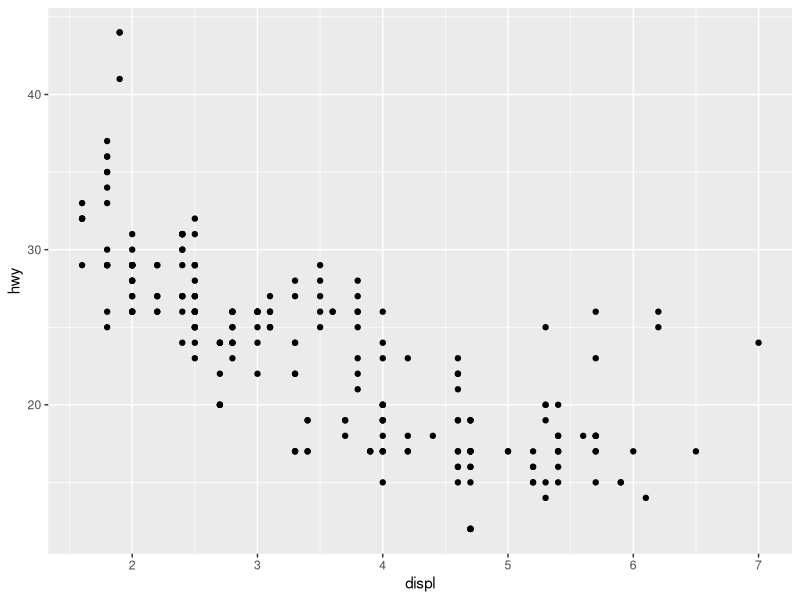
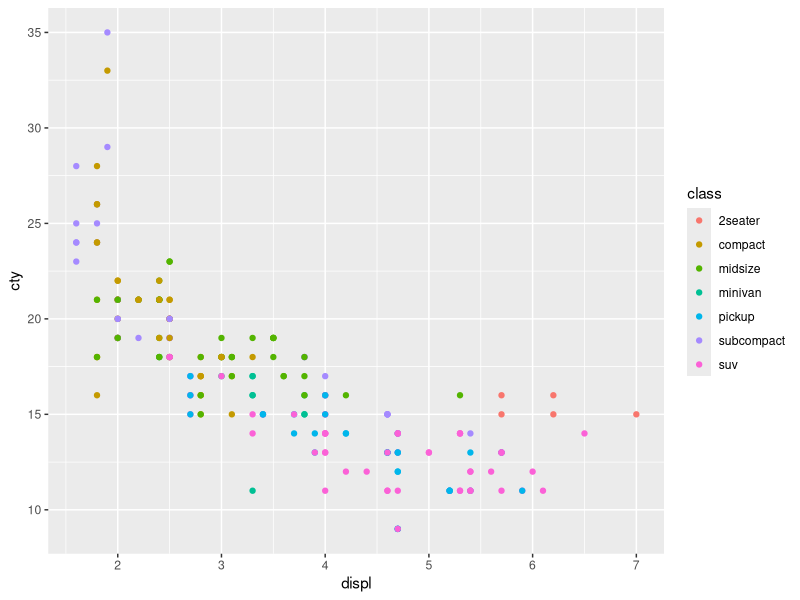

R code for these plots, in order: (Note: this script raises an error after producing the figures.)
## ---- chunk 1
library(ggplot2)
dim(mpg)
head(mpg)
## ---- chunk 2
ggplot(mpg, aes(x = displ, y = hwy)) + 
  geom_point()
## ---- chunk 3
ggplot(mpg, aes(displ, cty, colour = class)) + 
  geom_point()
## ---- chunk 4
ggplot(dsmall, aes(carat, price)) + 
  geom_point(aes(colour = "blue"))
ggplot(dsmall, aes(carat, price)) + 
  geom_point(colour = "blue")
## ---- chunk 5
ggplot(diamonds, aes(carat, price)) + 
  geom_point(alpha = 1 / 10)
ggplot(diamonds, aes(carat, price)) + 
  geom_point(alpha = 1 / 100)
ggplot(diamonds, aes(carat, price)) + 
  geom_point(alpha = 1 / 200)
## ---- chunk 6
ggplot(diamonds, aes(log(carat), log(price))) + 
  geom_point() + 
  facet_wrap(~color)
## ---- chunk 7
ggplot(diamonds, aes(carat, price)) + 
  geom_point() + 
  geom_smooth()
## ---- chunk 8
    ggplot(dsmall, aes(carat, price)) + 
      geom_point() + 
      geom_smooth(span = 0.2)
    
    ggplot(dsmall, aes(carat, price)) + 
      geom_point() + 
      geom_smooth(span = 1)
## ---- chunk 9
    library(mgcv)
    ggplot(dsmall, aes(carat, price)) + 
      geom_point() + 
      geom_smooth(method = "gam", formula = y ~ s(x))
## ---- chunk 10
    library(splines)
    
    # A linear model
    ggplot(dsmall, aes(carat, price)) + 
      geom_point() + 
      geom_smooth(method = "lm")
    
    # A natural spline with 5 degrees of freedom
    ggplot(dsmall, aes(carat, price)) + 
      geom_point() + 
      geom_smooth(method = "lm", formula = y ~ ns(x, 5))
## ---- chunk 11
# As the colour improves (from left to right) the spread of values decreases, 
# but there is little change in the centre of the distribution.
ggplot(diamonds, aes(color, price / carat)) + 
  geom_jitter()

ggplot(diamonds, aes(color, price / carat)) + 
  geom_boxplot()

ggplot(diamonds, aes(color, price / carat)) + 
  geom_violin()
## ---- chunk 12
ggplot(diamonds, aes(carat)) + 
  geom_histogram()
ggplot(diamonds, aes(carat)) + 
  geom_freqpoly()
## ---- chunk 13
ggplot(diamonds, aes(carat)) + 
  geom_histogram(binwidth = 1) + 
  xlim(0, 3)

ggplot(diamonds, aes(carat)) + 
  geom_histogram(binwidth = 0.1) + 
  xlim(0, 3)

ggplot(diamonds, aes(carat)) + 
  geom_histogram(binwidth = 0.01) + 
  xlim(0, 3)
## ---- chunk 14
ggplot(diamonds, aes(price / carat)) + 
  geom_histogram(binwidth = 500)

ggplot(diamonds, aes(price / carat)) + 
  geom_histogram(aes(fill = color), binwidth = 500)
ggplot(diamonds, aes(price / carat)) + 
  geom_freqpoly(aes(color = color), binwidth = 500)
## ---- chunk 15
# Raw counts
ggplot(diamonds, aes(color)) + 
  geom_bar()

# Weighted by carat
ggplot(diamonds, aes(color)) + 
  geom_bar(aes(weight = carat)) + 
  scale_y_continuous("carat")
## ---- chunk 16
ggplot(economics, aes(date, unemploy / pop)) +
  geom_line()
ggplot(economics, aes(date, uempmed)) +
  geom_line()
## ---- chunk 17
ggplot(economics, aes(unemploy / pop, uempmed)) + 
  geom_path() +
  geom_point()

year <- function(x) as.POSIXlt(x)$year + 1900
ggplot(economics, aes(unemploy / pop, uempmed)) + 
  geom_path() +
  geom_point(aes(colour = year(date))) 
